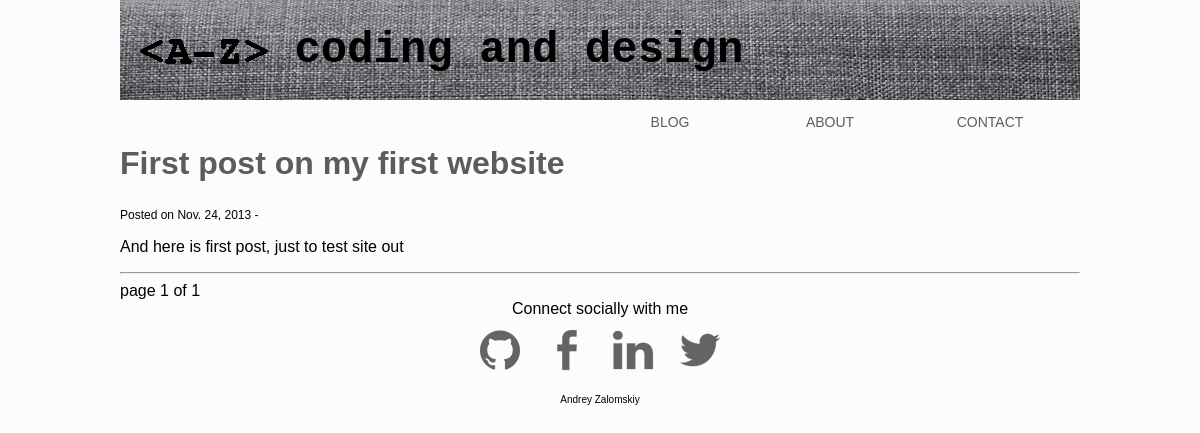
The page /blog/ on the database as committed earlier.
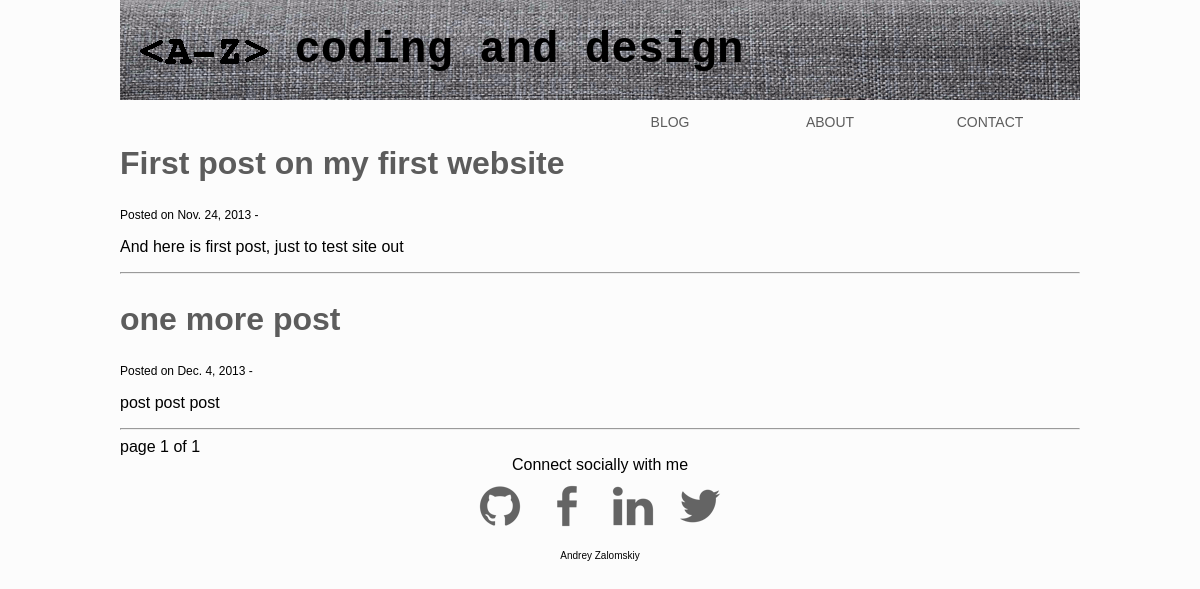
The same page on the database as committed later.
### blog/models.py (models this page shows, shortened)
class Post(models.Model):
    title = models.CharField(max_length=100)
    content = models.TextField()
    publish_date = models.DateField()

### blog/views.py (the view)
def index(request):
    post_list = Post.objects.all()
    paginator = Paginator(post_list, 10)
    page = request.GET.get('page')
    try:
        posts = paginator.page(page)
    except PageNotAnInteger:
        posts = paginator.page(1)
    except EmptyPage:
        posts = paginator.page(paginator.num_pages)
    for post in posts:
        post.url = encode_url(post.title)
    context = {'posts': posts}
    return render(request, 'blog/index.html', context)

### blog/views.py (called while the page is built)
def encode_url(str):
    return str.replace(' ', '_')

### blog/templates/blog/index.html (shortened to what this page needs)
{% extends 'blog/base.html' %}
{% block context %}
    {% for post in posts %}
        <h2 id='title'><a href='/blog/{{ post.url }}/'>{{ post.title }}</a></h2>
        <div id='date'>Posted on {{ post.publish_date }} -
            <a href="/blog/{{ post.url }}/#disqus_thread"></a></div>
        <p>{{ post.content }}</p>
        <hr>
    {% endfor %}
    <div id="pages">
        <span>
            page {{ posts.number }} of {{ posts.paginator.num_pages }}
        </span>
    </div>
{% endblock %}

### blog/templates/blog/base.html (shortened to what this page needs)
<!DOCtype>
{% load staticfiles %}
<html>
    <head>
        <link rel='stylesheet' href="{% static "css/style.css" %}"/>
    </head>
    <body>
        <header>
            <br>
            <a href="/blog/"><img src='{% static 'images/logo.png' %}'> coding and design</a>
        </header>
        <nav>
            <ul>
                <li><a href="/blog/contact/">CONTACT</a></li>
                <li><a href="/blog/about/">ABOUT</a></li>
                <li><a href="/blog/">BLOG</a></li>
            </ul>
        </nav>
        <br>
            {% block context %}{% endblock %}
        <footer>
            <div>Connect socially with me</div>
            <a href="http://github.com/mirage2xl/"><img src="{% static "images/github.png" %}" /></a>
            <a href="https://www.facebook.com/andrey.zalomskiy"><img src="{% static "images/facebook.png" %}" /></a>
            <a href="http://www.linkedin.com/profile/view?id=298134804"><img src="{% static "images/linkedin.png" %}" /></a>
            <a href="https://twitter.com/mirage2xl"><img src="{% static "images/twitter.png" %}" /></a>
            <p>Andrey Zalomskiy</p>
        </footer>
    </body>
</html>

### blog/static/css/style.css (style rules this page uses)
header, nav, footer, article { display: block; }
html { font-family: "Arial", san-serif; }
header { background-image: url("../images/header2.png"); height: 100px; background-size: 100%; }
header a { font-size: 44px; color: black; text-decoration: none; font-family: "Courier New"; font-weight: 900; margin: 20px; }
header img { vertical-align: middle; }
a { text-decoration: none; color: #5c5c5c; }
body { margin: 0px auto; width: 960px; background-color: #fcfcfc; }
h2 { font-size: 32px; }
#title { text-decoration: none; }
#date { font-size: 12px; }
#pages { font-size: :12px; }
nav { left: 0; }
nav ul { margin: 0px auto; list-style-type: none; }
nav ul li { float: right; display: inline; }
nav ul li a { display: block; margin-right: 20px; width: 140px; font-size: 14px; line-height: 44px; text-align: center; text-decoration: none; color: #5c5c5c; }
footer { font-size: 10px; text-align: center; }
footer div { font-size: 16px; }
footer a img { opacity: 0.6; }

Rows that differ between the two databases and show on the page:
added Post: title "one more post", publish_date "Dec. 4, 2013", content "post post post"
